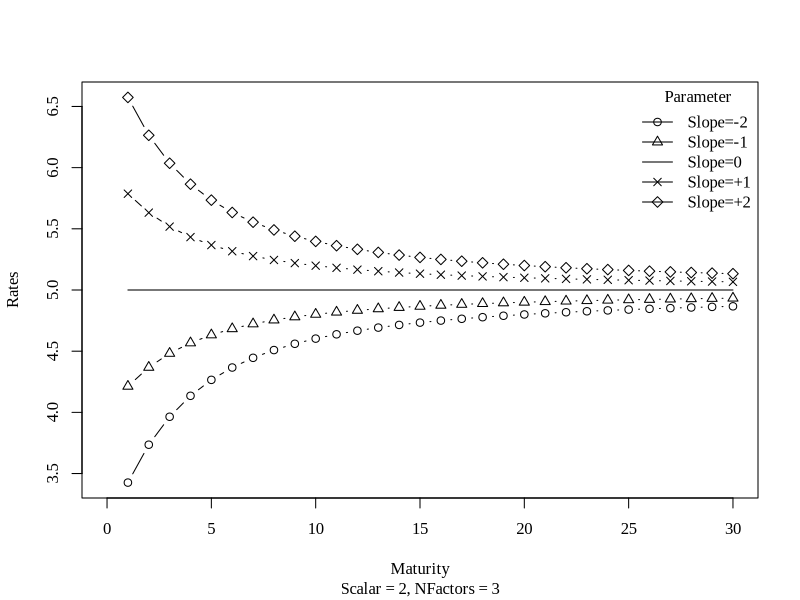
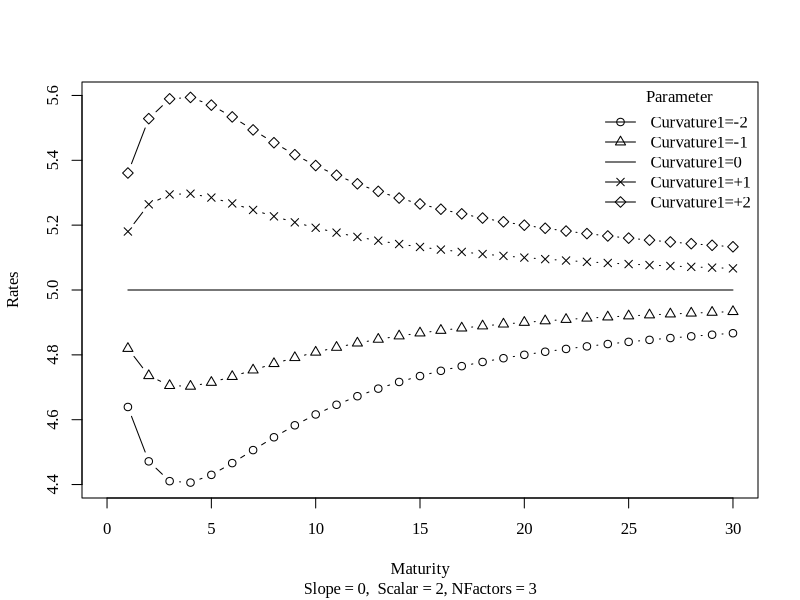
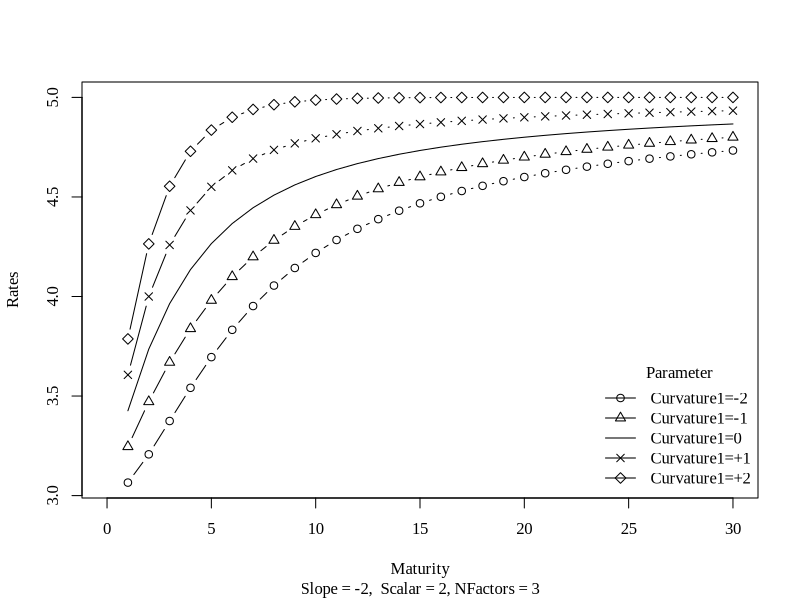

Write the R code that produced these figures, in order.
# 3.5 LSC Coefficient Sensitivity Test.R
rm(list = ls())  # Take out the Environment "trash"
cat("\014") # Clear Console, making error checking easier.
while (!is.null(dev.list()))  dev.off() # Clear old plots
par(family = 'Times New Roman') # Globally set fonts for graphs
Packages <- c("stats") 
if(length(setdiff(Packages, rownames(installed.packages()))) > 0) {
  install.packages(setdiff(Packages, rownames(installed.packages())))
} # Make sure libraries are installed on this computer
lapply(Packages, library, character.only=TRUE) # Load and attach libraries
rm(Packages)
# Inputs
NumberOfFactors <- 3
N <- NumberOfFactors - 2
Scalars <- c(1:N)
Scalars[1] <- 2.0
NumberOfObservations <- 5
NumberOfMaturities <- 30
Maturity <- seq(1, NumberOfMaturities, 1)
Factors <- matrix(nrow = NumberOfFactors - 1, ncol = NumberOfMaturities)
Factors # Note Factors is filled with NAs
for (j in 1:NumberOfFactors-1) {
  for (i in 1:NumberOfMaturities) {
    if (j == 1) Factors[j,i] = (1.0 - exp(-Maturity[i]/Scalars[j])) / 
        (Maturity[i]/Scalars[j])
    else Factors[j, i] = (1.0 - exp(-Maturity[i]/Scalars[j-1])) / 
      (Maturity[i]/Scalars[j-1]) - exp(-Maturity[i]/Scalars[j-1])
  }
}
Factors # Now Factors has x values for regression
#
# Analysis of slope
#
Intercept <- seq(5, 5, length.out=5)
Slope <- seq(-2, 2, 1)
Curvature <- seq(0, 0, length.out=5)
# Work on fitted data for plots
FittedRates <- matrix(nrow = NumberOfObservations, ncol = NumberOfMaturities)
for (i in 1:NumberOfObservations) { # Fitted values for each date
  for (j in 1:NumberOfMaturities){
    FittedRates[i,j] = Intercept[i] + Slope[i] * 
      ((1.0 - exp(-Maturity[j]/Scalars[1]))/(Maturity[j]/Scalars[1])) + 
      Curvature[i]*((1.0 - exp(-Maturity[j]/Scalars[1])) / 
      (Maturity[j]/Scalars[1]) - exp(-Maturity[j]/Scalars[1]))
  }
}
FittedRates
# Plots
x <- Maturity
y <- FittedRates
MinXValue = 0; MaxXValue = max(x)
xlim1 = c(1:2); xlim1[1] = MinXValue; xlim1[2] = MaxXValue
MinYValue = min(y,na.rm = TRUE); MaxYValue = max(y,na.rm = TRUE)
ylim1 = c(1:2); ylim1[1] = MinYValue; ylim1[2] = MaxYValue
mTitle <- ""
xTitle <- "Maturity"
yTitle <- "Rates"
lTitle <- "Parameter"
legtxt = c("Slope=-2","Slope=-1", "Slope=0", "Slope=+1", "Slope=+2")
sTitle <- paste0("Scalar = ", Scalars[1], ", NFactors = ", NumberOfFactors)
plot(x, y[1,], type="b", main=mTitle, sub=sTitle, xlab=xTitle, 
  ylab=yTitle, col="black", xlim = xlim1, ylim = ylim1, pch = 1, cex = 1.0)
lines(Maturity, y[2,], type="b", col="black", xlim = xlim1, 
  ylim = ylim1, pch = 2, cex = 1.0)
lines(Maturity, y[3,], type="l", col="black", xlim = xlim1, 
  ylim = ylim1, pch = 3, cex = 2.0)
lines(Maturity, y[4,], type="b", col="black", xlim = xlim1, 
  ylim = ylim1, pch = 4, cex = 1.0)
lines(Maturity, y[5,], type="b", col="black", xlim = xlim1, 
  ylim = ylim1, pch = 5, cex = 1.0)
legend("topright", legtxt, cex = 1.0, lwd = c(1,1,1,1,1), 
  lty = c(1,1,1,1,1), #col = c("black","black","black","black","black"), 
  pch = c(1,2,NA_integer_,4,5), bty = "n", title = lTitle)
#
# Analysis of curvature1 (zero slope)
#
Intercept <- seq(5, 5, length.out=5)
Slope <- seq(0, 0, length.out=5)
Curvature <- seq(-2, 2, 1) 
# Work on fitted data for plots
FittedRates <- matrix(nrow = NumberOfObservations, ncol = NumberOfMaturities)
for (i in 1:NumberOfObservations) { # Fitted values for each date
  for (j in 1:NumberOfMaturities){
    FittedRates[i,j] = Intercept[i] + Slope[i] * 
      ((1.0 - exp(-Maturity[j]/Scalars[1]))/(Maturity[j]/Scalars[1])) + 
      Curvature[i]*((1.0 - exp(-Maturity[j]/Scalars[1])) / 
      (Maturity[j]/Scalars[1]) - exp(-Maturity[j]/Scalars[1]))
  }
}
FittedRates
# Plots
x <- Maturity
y <- FittedRates
MinXValue = 0; MaxXValue = max(x)
xlim1 = c(1:2); xlim1[1] = MinXValue; xlim1[2] = MaxXValue
MinYValue = min(y,na.rm = TRUE); MaxYValue = max(y,na.rm = TRUE)
ylim1 = c(1:2); ylim1[1] = MinYValue; ylim1[2] = MaxYValue
mTitle <- ""
xTitle <- "Maturity"
yTitle <- "Rates"
lTitle <- "Parameter"
legtxt = c("Curvature1=-2","Curvature1=-1", "Curvature1=0", "Curvature1=+1", 
  "Curvature1=+2")
sTitle <- paste0("Slope = ", Slope[1], ",  Scalar = ", Scalars[1], 
  ", NFactors = ", NumberOfFactors)
plot(x, y[1,], type="b", main=mTitle, sub=sTitle, xlab=xTitle, 
  ylab=yTitle, col="black", xlim = xlim1, ylim = ylim1, pch = 1, cex = 1.0)
lines(Maturity, y[2,], type="b", col="black", xlim = xlim1, 
  ylim = ylim1, pch = 2, cex = 1.0)
lines(Maturity, y[3,], type="l", col="black", xlim = xlim1, 
  ylim = ylim1, pch = 3, cex = 2.0)
lines(Maturity, y[4,], type="b", col="black", xlim = xlim1, 
  ylim = ylim1, pch = 4, cex = 1.0)
lines(Maturity, y[5,], type="b", col="black", xlim = xlim1, 
  ylim = ylim1, pch = 5, cex = 1.0)
legend("topright", legtxt, cex = 1.0, lwd = c(1,1,1,1,1), 
  lty = c(1,1,1,1,1), #col = c("black","black","black","black","black"), 
  pch = c(1,2,NA_integer_,4,5), bty = "n", title = lTitle)
#
# Analysis of curvature1 (-2 slope)
#
Intercept <- seq(5, 5, length.out=5)
Slope <- seq(-2, -2, length.out=5)
Curvature <- seq(-2, 2, 1) 
# Work on fitted data for plots
FittedRates <- matrix(nrow = NumberOfObservations, ncol = NumberOfMaturities)
for (i in 1:NumberOfObservations) { # Fitted values for each date
  for (j in 1:NumberOfMaturities){
    FittedRates[i,j] = Intercept[i] + Slope[i] * 
      ((1.0 - exp(-Maturity[j]/Scalars[1]))/(Maturity[j]/Scalars[1])) + 
      Curvature[i]*((1.0 - exp(-Maturity[j]/Scalars[1])) / 
      (Maturity[j]/Scalars[1]) - exp(-Maturity[j]/Scalars[1]))
  }
}
FittedRates
# Plots
x <- Maturity
y <- FittedRates
MinXValue = 0; MaxXValue = max(x)
xlim1 = c(1:2); xlim1[1] = MinXValue; xlim1[2] = MaxXValue
MinYValue = min(y,na.rm = TRUE); MaxYValue = max(y,na.rm = TRUE)
ylim1 = c(1:2); ylim1[1] = MinYValue; ylim1[2] = MaxYValue
mTitle <- ""
xTitle <- "Maturity"
yTitle <- "Rates"
lTitle <- "Parameter"
legtxt = c("Curvature1=-2","Curvature1=-1", "Curvature1=0", "Curvature1=+1", 
  "Curvature1=+2")
sTitle <- paste0("Slope = ", Slope[1], ",  Scalar = ", Scalars[1], 
  ", NFactors = ", NumberOfFactors)
plot(x, y[1,], type="b", main=mTitle, sub=sTitle, xlab=xTitle, 
  ylab=yTitle, col="black", xlim = xlim1, ylim = ylim1, pch = 1, cex = 1.0)
lines(Maturity, y[2,], type="b", col="black", xlim = xlim1, 
  ylim = ylim1, pch = 2, cex = 1.0)
lines(Maturity, y[3,], type="l", col="black", xlim = xlim1, 
  ylim = ylim1, pch = 3, cex = 2.0)
lines(Maturity, y[4,], type="b", col="black", xlim = xlim1, 
  ylim = ylim1, pch = 4, cex = 1.0)
lines(Maturity, y[5,], type="b", col="black", xlim = xlim1, 
  ylim = ylim1, pch = 5, cex = 1.0)
legend("bottomright", legtxt, cex = 1.0, lwd = c(1,1,1,1,1), 
  lty = c(1,1,1,1,1), #col = c("black","black","black","black","black"), 
  pch = c(1,2,NA_integer_,4,5), bty = "n", title = lTitle)
